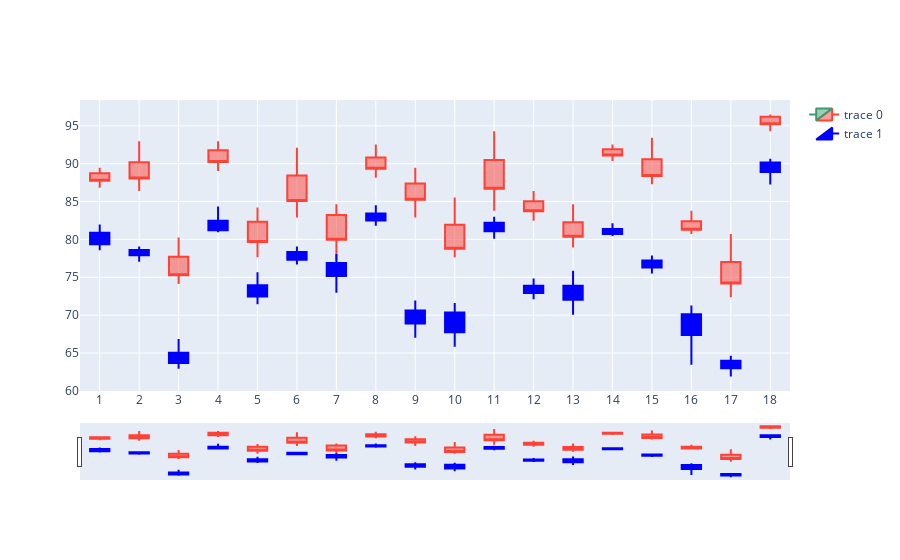

The cell this chart's notebook holds for it:
### Code cell
color_hi_fill = 'black'
color_hi_line = 'black'

color_lo_fill = 'blue'
color_lo_line = 'blue'

# fig.data[0].increasing.fillcolor = color_hi_fill
# fig.data[0].increasing.line.color = color_hi_line
# fig.data[0].decreasing.fillcolor = 'rgba(0,0,0,0)'
# fig.data[0].decreasing.line.color = 'rgba(0,0,0,0)'

fig.data[1].increasing.fillcolor = 'rgba(0,0,0,0)'
fig.data[1].increasing.line.color = 'rgba(0,0,0,0)'
fig.data[1].decreasing.fillcolor = color_lo_fill
fig.data[1].decreasing.line.color = color_lo_line

fig.show()
save_path = os.path.join('logs', 'tmp', 'val_acc_all_over.png')
fig.write_image(save_path)

### Figure 1 — Plotly figure (JSON) as saved in the notebook; plotly's stock layout.template omitted (floating-point values rounded to 4 significant figures)
{"data": [{"close": [87.73, 88.05, 75.27, 90.24, 79.65, 85.07, 79.94, 89.35, 85.25, 78.78, 86.7, 83.73, 80.37, 91.08, 88.36, 81.28, 74.2, 95.21], "high": [89.47, 92.98, 80.26, 92.98, 84.21, 92.11, 84.65, 92.54, 89.47, 85.53, 94.3, 86.4, 84.65, 92.54, 93.42, 83.77, 80.7, 96.49], "low": [86.84, 86.4, 74.12, 89.03, 77.63, 82.89, 77.19, 88.16, 82.89, 77.63, 83.77, 82.46, 78.95, 90.35, 87.28, 80.7, 72.37, 94.29], "open": [88.75, 90.19, 77.71, 91.77, 82.32, 88.44, 83.21, 90.83, 87.38, 81.92, 90.49, 85.05, 82.26, 91.9, 90.58, 82.41, 77.03, 96.19], "type": "candlestick", "x": ["1", "2", "3", "4", "5", "6", "7", "8", "9", "10", "11", "12", "13", "14", "15", "16", "17", "18"]}, {"close": [79.38, 77.92, 63.67, 81.2, 72.45, 77.32, 75.16, 82.51, 68.91, 67.75, 81.07, 72.92, 72.02, 80.72, 76.31, 67.38, 62.97, 88.9], "decreasing": {"fillcolor": "blue", "line": {"color": "blue"}}, "high": [81.97, 79.08, 66.84, 84.35, 75.68, 79.08, 78.06, 84.52, 71.94, 71.6, 82.99, 74.83, 75.85, 82.14, 77.89, 71.26, 64.63, 90.65], "increasing": {"fillcolor": "rgba(0, 0, 0, 0)", "line": {"color": "rgba(0, 0, 0, 0)"}}, "low": [78.57, 77.04, 62.93, 80.95, 71.43, 76.7, 72.96, 81.8, 67.01, 65.82, 80.1, 72.11, 70.07, 80.44, 75.51, 63.44, 61.9, 87.24], "open": [80.89, 78.62, 65.04, 82.48, 73.94, 78.32, 76.88, 83.41, 70.61, 70.34, 82.2, 73.88, 73.89, 81.38, 77.23, 70.1, 63.97, 90.15], "type": "candlestick", "x": ["1", "2", "3", "4", "5", "6", "7", "8", "9", "10", "11", "12", "13", "14", "15", "16", "17", "18"]}], "layout": {"autosize": true, "xaxis": {"autorange": true, "range": [-0.5, 17.5], "rangeslider": {"autorange": true, "range": [-0.5, 17.5], "yaxis": {"_template": null, "rangemode": "match"}}, "type": "category"}, "yaxis": {"autorange": true, "range": [59.98, 98.41]}}}
